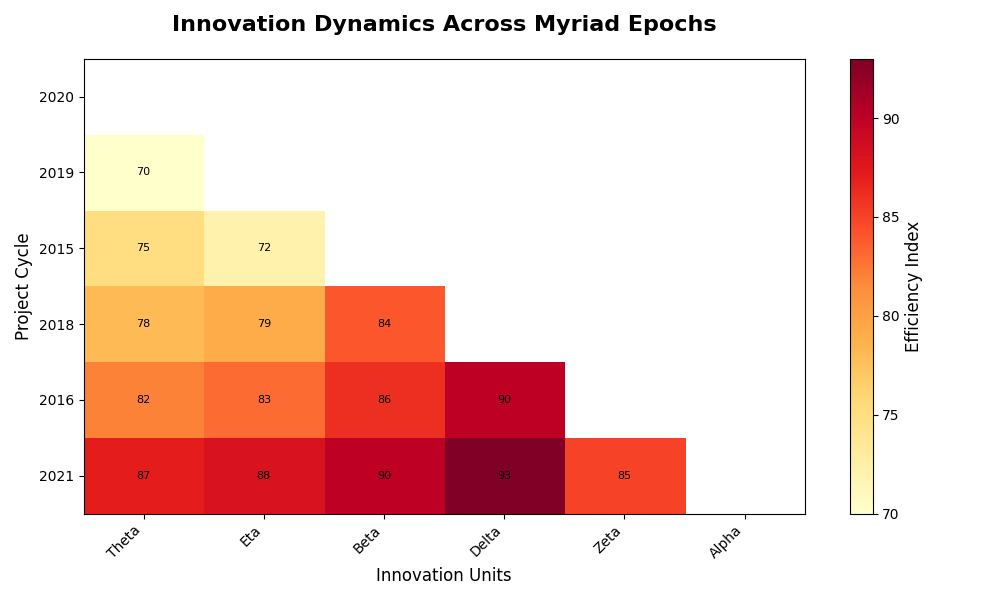

This figure's Python source:
import matplotlib.pyplot as plt
import numpy as np
import matplotlib.gridspec as gridspec

# Randomized team names and years
teams = ["Theta", "Eta", "Beta", "Delta", "Zeta", "Alpha",]
years = np.array([2020, 2019, 2015, 2018, 2016, 2021,])

# Removed data for "Gamma"
productivity_data = np.array([
    [65, 70, 75, 78, 82, 87],
    [68, 73, 72, 79, 83, 88],
    [70, 75, 78, 84, 86, 90],
    [72, 78, 81, 88, 90, 93],
    [65, 68, 72, 79, 82, 85],
    [68, 72, 76, 83, 86, 88],
]).T

fig, ax = plt.subplots(figsize=(10, 6))

# Mask out the upper triangle
mask = np.triu(np.ones_like(productivity_data, dtype=bool))

# Apply the mask to the data
masked_data = np.ma.masked_where(mask, productivity_data)

heatmap = ax.imshow(masked_data, cmap='YlOrRd', aspect='auto', interpolation='nearest')

# Changed titles and labels
ax.set_title("Innovation Dynamics Across Myriad Epochs", fontsize=16, fontweight='bold', pad=20)
ax.set_xlabel('Innovation Units', fontsize=12)
ax.set_ylabel('Project Cycle', fontsize=12)
ax.set_xticks(np.arange(len(teams)))
ax.set_xticklabels(teams, rotation=45, ha='right')
ax.set_yticks(np.arange(len(years)))
ax.set_yticklabels(years)

cbar = plt.colorbar(heatmap, ax=ax, orientation='vertical')
cbar.set_label('Efficiency Index', fontsize=12)

for i in range(len(years)):
    for j in range(len(teams)):
        if not mask[i, j]:
            ax.text(j, i, productivity_data[i, j], ha='center', va='center', color='black', fontsize=8)

plt.tight_layout()
plt.show()
